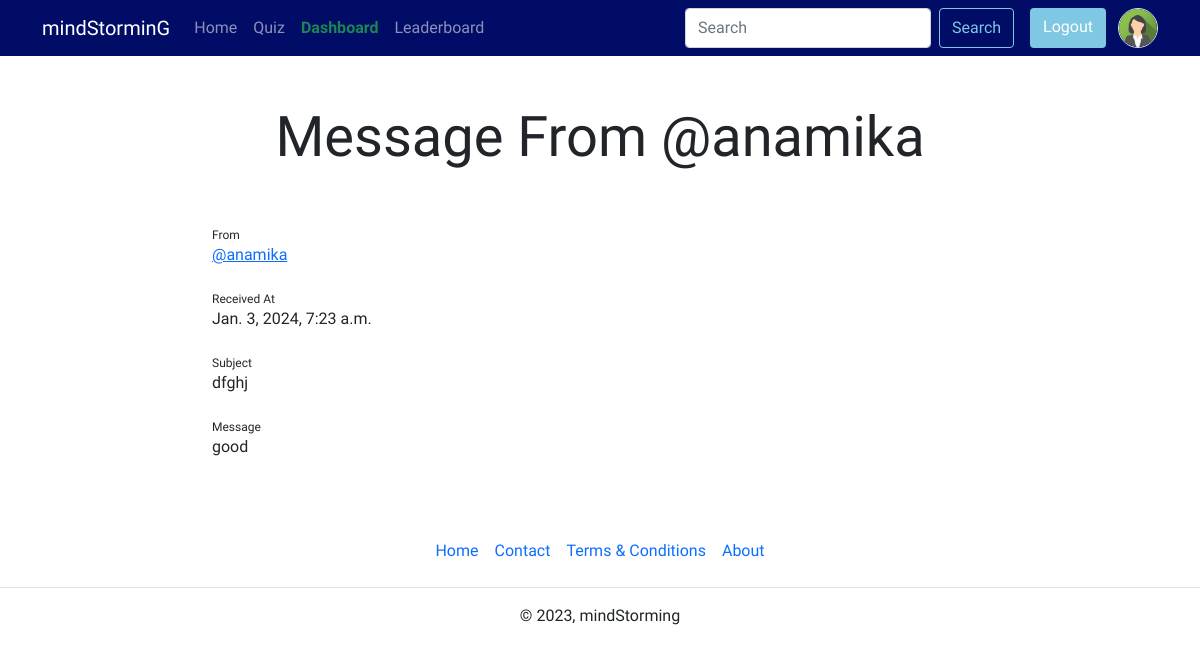
The app's page /message/1 (signed in) with its own data.
### account/models.py (models this page shows, shortened)
class Profile(models.Model):
    username = models.OneToOneField(User, on_delete=models.CASCADE, null=True)
    bio = models.TextField(blank=True, null=True, verbose_name='Description')
    profile_img = models.ImageField(upload_to='profile_images', default='profile.png', blank=True, null=True, verbose_name='Profile image')
    location = models.CharField(max_length=100, blank=True, null=True)
    GENDER = (
        ('Male', 'Male'),
        ('Female', 'Female'),
        ('Other', 'Other'),
    )
    gender = models.CharField(max_length=6, choices=GENDER, blank=True, null=True)

### base/models.py (models this page shows, shortened)
class Message(models.Model):
    user = models.ForeignKey('auth.User', on_delete=models.CASCADE)
    subject = models.CharField(max_length=255)
    message = models.TextField()
    is_read = models.BooleanField(default=False)
    created_at = models.DateTimeField(auto_now_add=True)

### base/views.py (the view)
# urls.py: path('message/<int:id>', views.message_view, name='message'),
@user_passes_test(is_superuser)
@login_required(login_url='login')
def message_view(request, id):
    user_object2 = User.objects.get(username=request.user)
    user_profile2 = Profile.objects.get(username=user_object2)
    message = Message.objects.filter(id=int(id)).first()
    if not message.is_read:
        message.is_read = True
        message.save()
    context = {"user_profile2": user_profile2, "message": message}
    return render(request, "message.html", context)

### base/views.py (called while the page is built)
def is_superuser(user):
    return user.is_superuser

### templates/message.html (shortened to what this page needs)
{% extends "index.html" %}
{% block content %}
<h1 class="display-4 text-center my-5">Message From @{{message.user.username}}</h1>
    <main>
        <div class="container col-md-8 col-sm-12">
            <article>
                <sub>From</sub>
                <p title="click to see profile"><a href="{% url 'profile' message.user.username %}">@{{message.user.username}}</a></p>
                <sub>Received At</sub>
                <p>{{message.created_at}}</p>
                <sub>Subject</sub>
                <p>{{message.subject}}</p>
                <sub>Message</sub>
                <p>{{message.message}}</p>
            </article>
        </div>
    </main>
{% endblock content %}

### templates/components/navbar.html (shortened to what this page needs)
 <nav class="navbar navbar-expand-lg navbar-dark" style="background-color: #000C66;">
    <div class="container">
        <a class="navbar-brand" href="{% url 'home' %}"><span style="font-family: 'IM Fell English SC', serif;">mind</span><span style="font-family: 'Berkshire Swash', cursive;">Stormin</span><span style="font-family: 'Grenze Gotisch', cursive;">G</span></a>
        <div class="collapse navbar-collapse" id="navbarSupportedContent">
            <ul class="navbar-nav me-auto mb-2 mb-lg-0">
                <li class="nav-item">
                    <a class="nav-link" aria-current="page" href="{% url 'home' %}">Home</a>
                </li>
                <li class="nav-item">
                    <a class="nav-link" href="{% url 'quiz_page' %}">Quiz</a>
                </li>
                {% if request.user.is_superuser %}
                <li class="nav-item">
                    <a class="nav-link text-success fw-bold" href="{% url 'dashboard' %}">Dashboard</a>
                </li>
                {% endif %}
                <li class="nav-item">
                    <a class="nav-link" href="{% url 'leaderboard' %}">Leaderboard</a>
                </li>
            </ul>
            <form class="d-flex gap-2" action="{% url 'search_users' %}">
                <input class="form-control" type="search" name="q" placeholder="Search" aria-label="Search">
                <button class="btn btn-search me-2" type="submit">Search</button>
                {% if request.user.is_authenticated %}
                <a class="btn btn-login" href="{% url 'logout' %}">Logout</a>
                <a href="{% url 'profile' request.user.username %}" class="ms-1" data-bs-toggle="tooltip" data-bs-placement="bottom" title="{{request.user.username}}">
                    <img src="{{user_profile2.profile_img.url}}" class="rounded-circle border" width="40" height="40" alt="profile_img">
                </a>
                {% else %}
                <a class="btn btn-login" href="{% url 'login' %}">Login</a>
                {% endif %}
            </form>
        </div>
    </div>
</nav>

### static/css/style.css (style rules this page uses)
* { font-family: 'Rajdhani', sans-serif; }
.btn-search { border-color: #7EC8E3; color: #7EC8E3; }
.btn-login { background-color: #7EC8E3; color: white; }

### records on screen
Profile: profile_img (picture)
Message: user.username "anamika", created_at "Jan. 3, 2024, 7:23 a.m.", subject "dfghj", message "good"
